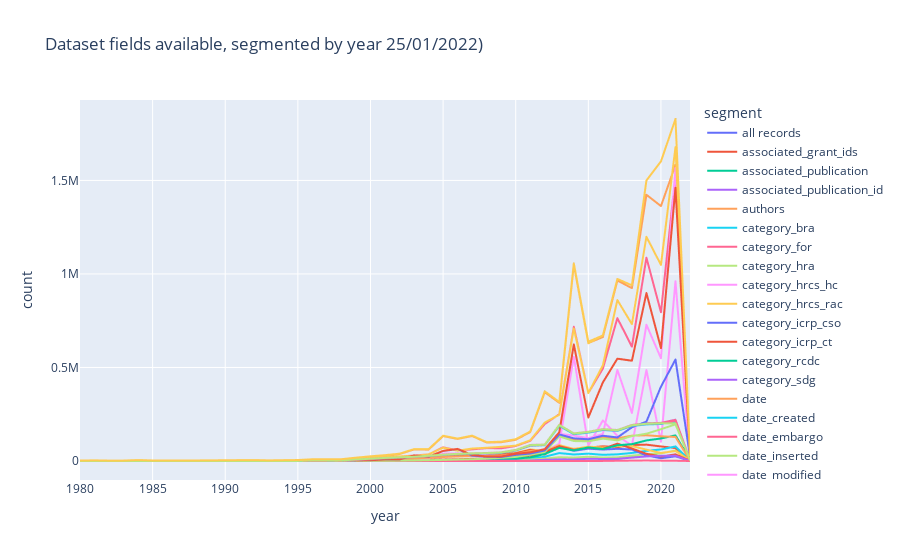

Notebook cell for this chart:
### Markdown cell above
### Creating a line chart 

> NOTE: a standalone version of this chart is also [available online](http://api-sample-data.dimensions.ai/dataviz-exports/1-introducing-datasets/dataset-fields-by-year-count.html)

A few things to remember: 

* There are a lot of overlapping lines, as many fields appear frequently; hence it's useful to click on the right panel to hide/reveal specific segments.  
* We set a start year to avoid having a long tail of (very few) datasets published a long time ago.

### Code cell
start_year = 1980

# need to sort otherwise the chart is messed up!
temp = seed.query(f"year >= {start_year}").sort_values(["segment", "year"]) 
# 
fig = px.line(temp, 
              x="year", 
              y="count", 
              color="segment",
               title=f"Dataset fields available, segmented by year {today})")

plot(fig, filename = 'dataset-fields-by-year-count.html', auto_open=False)
fig.show()
